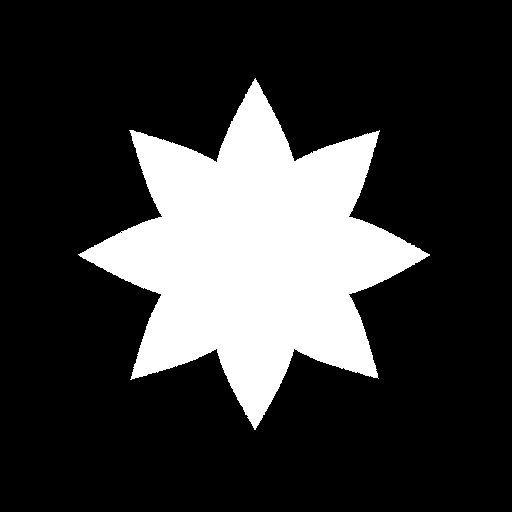
#> input picture test/selection/device2-2.gif, 512 x 512 px
$ python DownsamplingBoundary1.py
#> lines starting #> are read from the running program, lines starting #| are printed output that depends on the picture; after the words box and inside, x2 and y2 are one past the last pixel; in counts of white or black regions, pixels touching at a corner belong together; long printed decimals are rounded
### test/GetVertex.py
import cv2
import numpy as np
import matplotlib.pyplot as plt
from PIL import Image

def GetVertex(url):
# Step 1: 读取图像
#> called with url = 'selection/device2-2.gif'
    img = Image.open(url).convert('L')  # 'L' 模式表示灰度图
#> img: PIL image 512x512 L; 22% white; 1 white region, box (x1, y1, x2, y2) and area: (78, 78, 430, 430) 57558
    img = np.array(img)  # 转换为 NumPy 数组，用于 OpenCV 处理

    _, img_thresh = cv2.threshold(img, 128, 255, cv2.THRESH_BINARY_INV)

    # 使用形态学操作去除细小噪声和锯齿
    kernel = np.ones((3, 3), np.uint8)
    img_morph = cv2.morphologyEx(img_thresh, cv2.MORPH_OPEN, kernel)
#> img_morph: shape (512, 512); 78% white; 1 black region, box (x1, y1, x2, y2) and area: (78, 78, 430, 430) 57587

    # 边缘检测
    edges = cv2.Canny(img_morph, 50, 150)
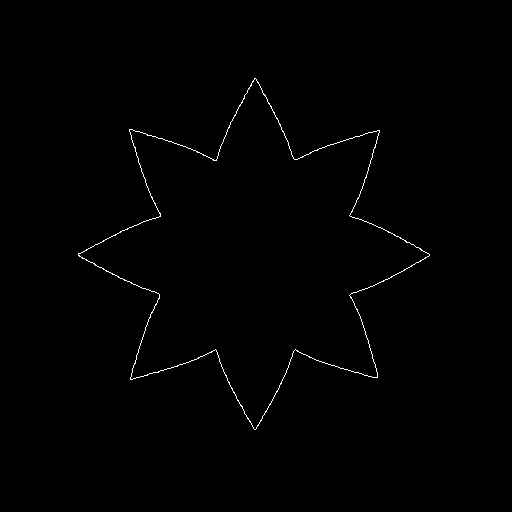
#> edges: shape (512, 512); 0.54% white in thin lines or dots, all inside (x1, y1, x2, y2) = (78, 78, 430, 430)

    # 找到轮廓
    contours, _ = cv2.findContours(edges, cv2.RETR_EXTERNAL, cv2.CHAIN_APPROX_SIMPLE)
#> contours = 1 contour; box (x1, y1, x2, y2) and area: (78, 78, 430, 430) 57638

    # 使用多边形逼近
    epsilon = 0.001 * cv2.arcLength(contours[0], True)
#> epsilon = 1.55
    approx = cv2.approxPolyDP(contours[0], epsilon, True)
#> approx = contour of 36 points, box (x1, y1, x2, y2) (78, 78, 430, 430), area 57600

    # 绘制多边形顶点
    img_poly = np.zeros_like(img)
    cv2.drawContours(img_poly, [approx], -1, (255, 255, 255), 2)
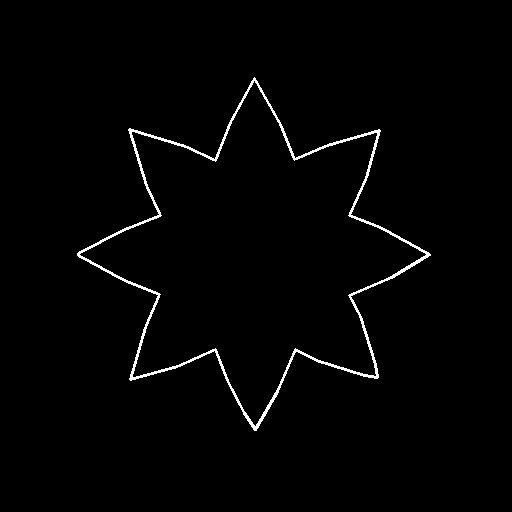
#> img_poly: shape (512, 512); 1.5% white in thin lines or dots, all inside (x1, y1, x2, y2) = (77, 77, 431, 431)

    # 显示结果
    plt.figure(figsize=(6, 6))
    plt.imshow(img_poly, cmap='gray')
    plt.title('Detected Complex Polygon')
    plt.show()

    # 打印顶点坐标
    polygon_vertices = approx[:, 0, :]
#> polygon_vertices = 36 pairs, first value 78 to 429, second value 78 to 429
    print("Vertex")
    print(polygon_vertices)
#> (printed output is left out)

    return polygon_vertices

#cv2.imshow("Gray Image", gray)
#cv2.waitKey(0)
#cv2.destroyAllWindows()

"""# Step 2: 使用 Canny 边缘检测
edges = cv2.Canny(gray, 50, 150)

# Step 3: 找到轮廓
contours, _ = cv2.findContours(edges, cv2.RETR_EXTERNAL, cv2.CHAIN_APPROX_SIMPLE)

# Step 4: 多边形逼近 (找到多边形的顶点)
epsilon = 0.01 * cv2.arcLength(contours[0], True)  # 逼近精度
approx = cv2.approxPolyDP(contours[0], epsilon, True)  # 使用多边形逼近

# 获取顶点坐标
polygon_vertices = approx[:, 0, :]  # 获取所有顶点坐标

# 打印多边形顶点
print("Vertex：")
for point in polygon_vertices:
    print(point)

# 可视化结果
img_with_polygon = img.copy()
cv2.drawContours(img_with_polygon, [approx], 0, (0, 255, 0), 3)  # 绘制多边形轮廓

# 使用matplotlib展示图像
plt.figure(figsize=(6, 6))
plt.imshow(cv2.cvtColor(img_with_polygon, cv2.COLOR_BGR2RGB))
plt.title('Detected Polygon')
plt.show()"""

"""
使用霍夫变换检测直线
edges = cv2.Canny(gray, 50, 150, apertureSize=3)
print(edges)

# Step 3: 使用霍夫变换检测直线
lines = cv2.HoughLinesP(edges, 1, np.pi / 180, threshold=80, minLineLength=30, maxLineGap=10)
print(lines)

# 在图像上绘制直线
img_with_lines = img.copy()
for line in lines:
    x1, y1, x2, y2 = line[0]
    cv2.line(img_with_lines, (x1, y1), (x2, y2), (0, 255, 0), 2)

# 显示结果
plt.figure(figsize=(6, 6))
plt.imshow(cv2.cvtColor(img_with_lines, cv2.COLOR_BGR2RGB))
plt.title('Detected Lines with Hough Transform')
plt.show()"""

"""
# Step 2: 使用高斯模糊去噪
blurred = cv2.GaussianBlur(gray, (5, 5), 0)

# Step 3: 使用自适应阈值
thresh = cv2.adaptiveThreshold(blurred, 255, cv2.ADAPTIVE_THRESH_GAUSSIAN_C, cv2.THRESH_BINARY, 11, 2)

# Step 4: 找到轮廓
contours, _ = cv2.findContours(thresh, cv2.RETR_EXTERNAL, cv2.CHAIN_APPROX_SIMPLE)

# Step 5: 使用多边形逼近
epsilon = 0.01 * cv2.arcLength(contours[0], True)
approx = cv2.approxPolyDP(contours[0], epsilon, True)

# 获取多边形顶点
polygon_vertices = approx[:, 0, :]

# 可视化结果
img_with_polygon = img.copy()
cv2.drawContours(img_with_polygon, [approx], 0, (0, 255, 0), 3)

plt.figure(figsize=(6, 6))
plt.imshow(cv2.cvtColor(img_with_polygon, cv2.COLOR_BGR2RGB))
plt.title('Detected Complex Polygon')
plt.show()
"""

### test/DownsamplingBoundary1.py
import numpy as np
import matplotlib.pyplot as plt
from scipy.spatial import distance
from GetVertex import GetVertex

# Function to calculate equal distance sampling along boundary
def downsample_boundary(boundary, num_points):
    # Compute the cumulative distances between consecutive points
    distances = np.cumsum([0] + [np.linalg.norm(boundary[i] - boundary[i-1]) for i in range(1, len(boundary))])
    total_length = distances[-1]

    # Generate equally spaced sample points along the total length
    sample_distances = np.linspace(0, total_length, num_points)

    # Interpolate to find the new sample points
    downsampled_boundary = []
    for d in sample_distances:
        # Find where the distance d fits in the cumulative distance array
        idx = np.searchsorted(distances, d)

        # Linear interpolation between two points on the boundary
        t = (d - distances[idx-1]) / (distances[idx] - distances[idx-1])
        new_point = (1 - t) * boundary[idx-1] + t * boundary[idx]
        downsampled_boundary.append(new_point)

    return np.array(downsampled_boundary)


"""t = np.linspace(0, 2*np.pi, 500)
x = np.cos(t)
y = np.sin(t)
boundary = np.vstack((x, y)).T"""
boundary = GetVertex("selection/device2-2.gif")
#> boundary has the same summary as polygon_vertices in GetVertex
#print(boundary)
print(len(boundary))
#| 36
original_distances = np.linalg.norm(boundary[1:] - boundary[:-1], axis=1)
#> original_distances = 35 values, max 58.52 at index 3, min 2 at index 8, mean 39.66
original_length = np.sum(original_distances)
#> original_length = 1388.2

downsample_points = [100, 50, 25, 8]

fig, axes = plt.subplots(1, len(downsample_points), figsize=(15, 5), sharex=True, sharey=True)

# Plotting the original boundary and the downsampled results
for i, num_points in enumerate(downsample_points):
    downsampled_boundary = downsample_boundary(boundary, num_points)
    downsampled_distances = np.linalg.norm(downsampled_boundary[1:] - downsampled_boundary[:-1], axis=1)
    downsampled_length = np.sum(downsampled_distances)
    complexity = 1- (downsampled_length/original_length)
    print(f"{num_points}:complexity:{complexity},original_length:{original_length},downsampled_length:{downsampled_length}")
    axes[i].plot(boundary[:, 0], boundary[:, 1], 'k--', label='Original Boundary (500 points)')
    axes[i].scatter(downsampled_boundary[:, 0], downsampled_boundary[:, 1], label=f'{num_points} Points')
    axes[i].set_title(f'{num_points} Points')
    axes[i].set_aspect('equal', adjustable='box')
    axes[i].legend()
#> this loop made 4 passes
#> (downsampled_length, complexity) on passes 1 to 3: (1341.5, 0.0336), (1276.6, 0.0804), (1148.9, 0.172)
#> (downsampled_distances, downsampled_length, complexity) on pass 4: ([137.4, 128.6, 120.8, 109.5, 99.02, 98.01, 106.1], 799.4, 0.424)
#| 100:complexity:0.03363,original_length:1388.185,downsampled_length:1341.505
#| 50:complexity:0.08038,original_length:1388.185,downsampled_length:1276.605
#| 25:complexity:0.1724,original_length:1388.185,downsampled_length:1148.919
#| 8:complexity:0.4241,original_length:1388.185,downsampled_length:799.424

# Add a global title
plt.suptitle('Direct Extraction Downsampling with Different Numbers of Points', fontsize=16)
plt.tight_layout()
plt.show()
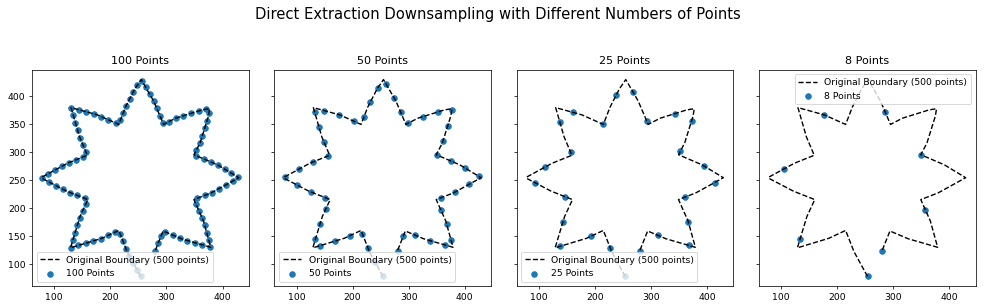
#> figure drawn by matplotlib, 4 panels

$ run again, with test/selection/file0.jpg saved as test/selection/device2-2.gif
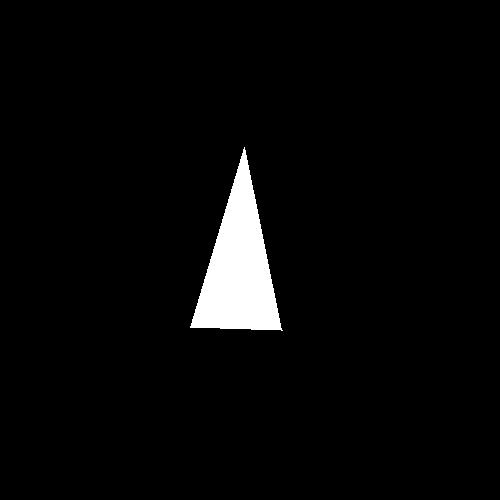
#> input picture test/selection/file0.jpg, 500 x 500 px
#> in GetVertex, `_, img_thresh = cv2.threshold(img, 128, 255, cv2.THRESH_BINARY_INV)`:
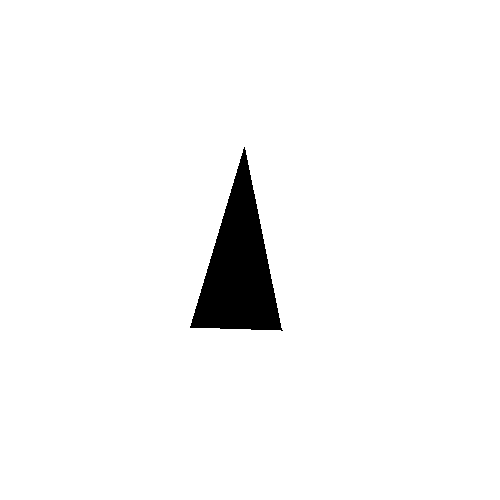
#> img_thresh: shape (500, 500); 96.6% white; 1 black region, box (x1, y1, x2, y2) and area: (190, 147, 283, 331) 8447
#> edges: shape (500, 500); 0.18% white in thin lines or dots, all inside (x1, y1, x2, y2) = (190, 146, 283, 331)
#> contours = 1 contour; box (x1, y1, x2, y2) and area: (190, 146, 283, 331) 8387
#> epsilon = 0.496
#> approx = contour of 146 points, box (x1, y1, x2, y2) (190, 146, 283, 331), area 8386
#> img_poly: shape (500, 500); 0.58% white; 1 white region, box (x1, y1, x2, y2) and area: (189, 145, 284, 332) 1440
#> polygon_vertices = 146 pairs, first value 190 to 282, second value 146 to 330
#> (printed output is left out)
#> boundary has the same summary as polygon_vertices in GetVertex
#| 146
#> original_distances = 145 values, max 30 at index 72, min 1.41 at index 0, mean 3.36
#> original_length = 486.5
#> the loop `for i, num_points in enumerate(downsample_points):` made 4 passes
#> (downsampled_length, complexity) on passes 1 to 3: (467.4, 0.0392), (463.7, 0.0469), (454.5, 0.0658)
#> (printed output is left out)
#> `plt.show()`:
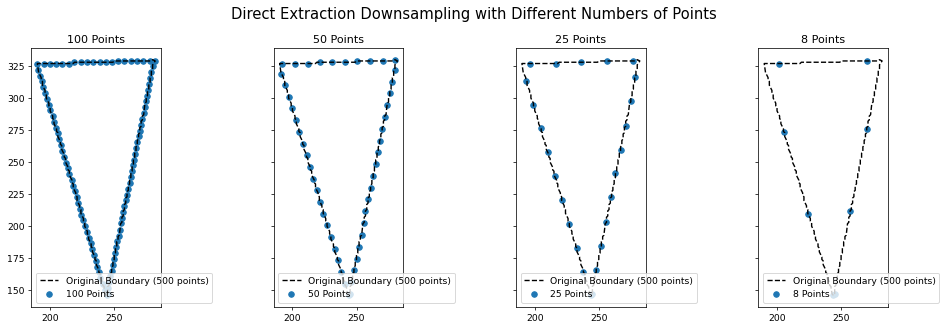
#> figure drawn by matplotlib, 4 panels

$ run again, with test/selection/file1.jpg saved as test/selection/device2-2.gif
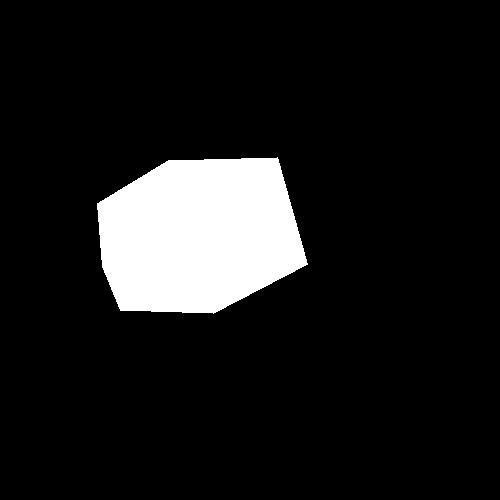
#> input picture test/selection/file1.jpg, 500 x 500 px
#> in GetVertex, `_, img_thresh = cv2.threshold(img, 128, 255, cv2.THRESH_BINARY_INV)`:
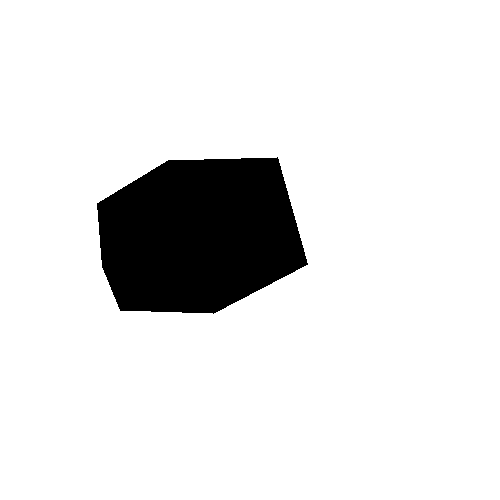
#> img_thresh: shape (500, 500); 89.6% white; 1 black region, box (x1, y1, x2, y2) and area: (97, 157, 308, 314) 26123
#> edges: shape (500, 500); 0.24% white in thin lines or dots, all inside (x1, y1, x2, y2) = (96, 157, 308, 314)
#> contours = 1 contour; box (x1, y1, x2, y2) and area: (96, 157, 308, 314) 26146
#> epsilon = 0.644
#> approx = contour of 58 points, box (x1, y1, x2, y2) (96, 157, 308, 314), area 26142
#> img_poly: shape (500, 500); 0.72% white; 1 white region, box (x1, y1, x2, y2) and area: (95, 156, 309, 315) 1810
#> polygon_vertices = 58 pairs, first value 96 to 307, second value 157 to 313
#> (printed output is left out)
#> boundary has the same summary as polygon_vertices in GetVertex
#| 58
#> original_distances = 57 values, max 105.1 at index 44, min 1.41 at index 0, mean 10.63
#> original_length = 605.7
#> the loop `for i, num_points in enumerate(downsample_points):` made 4 passes
#> (downsampled_length, complexity) on passes 1 to 3: (598.3, 0.0122), (597, 0.0145), (590, 0.026)
#> (printed output is left out)
#> `plt.show()`:
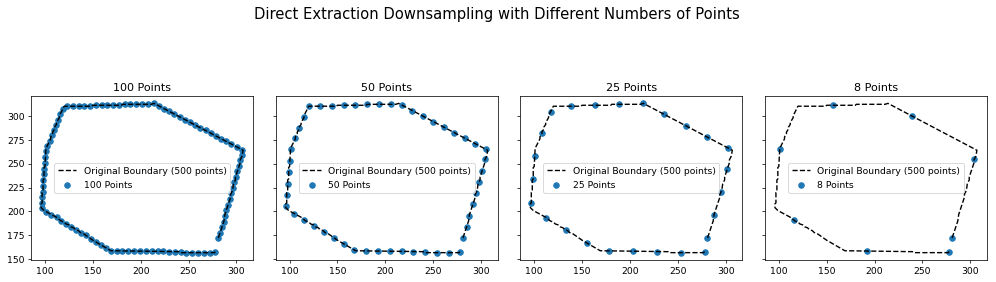
#> figure drawn by matplotlib, 4 panels
